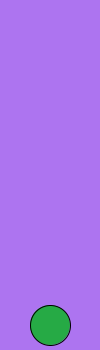
Frame 1 (no input)
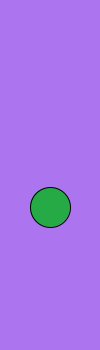
Frame 60 (the mouse pressed at the canvas centre just before this capture)
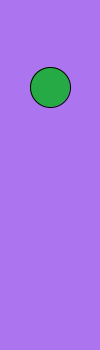
Frame 120 (the mouse held since frame 60 and released just before this capture)

The Processing sketch that drew these frames (run headless with seeded random() and noise(); from frame 60 on, the mouse is pressed at the canvas centre):

// Processing sketch: sketch_240322f
// ── sketch_240322f.pde
int y = 325;

void setup() {
  size(100, 350);
}
void draw() {
  background(#AD74F0);
  fill(#26AA45);
  ellipse(50, y, 40, 40);
  
  if(y > 500)
    y = 50;
    
  y = y - 2;
}
